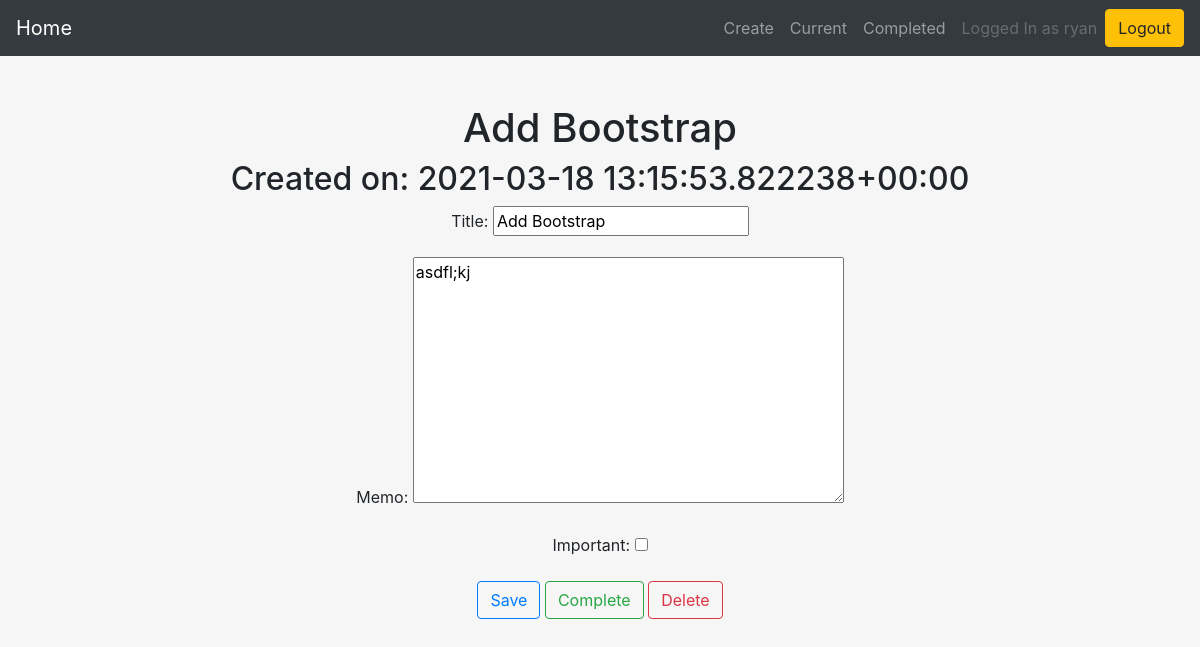
Before: /todo/4 (signed in) with the older database file.
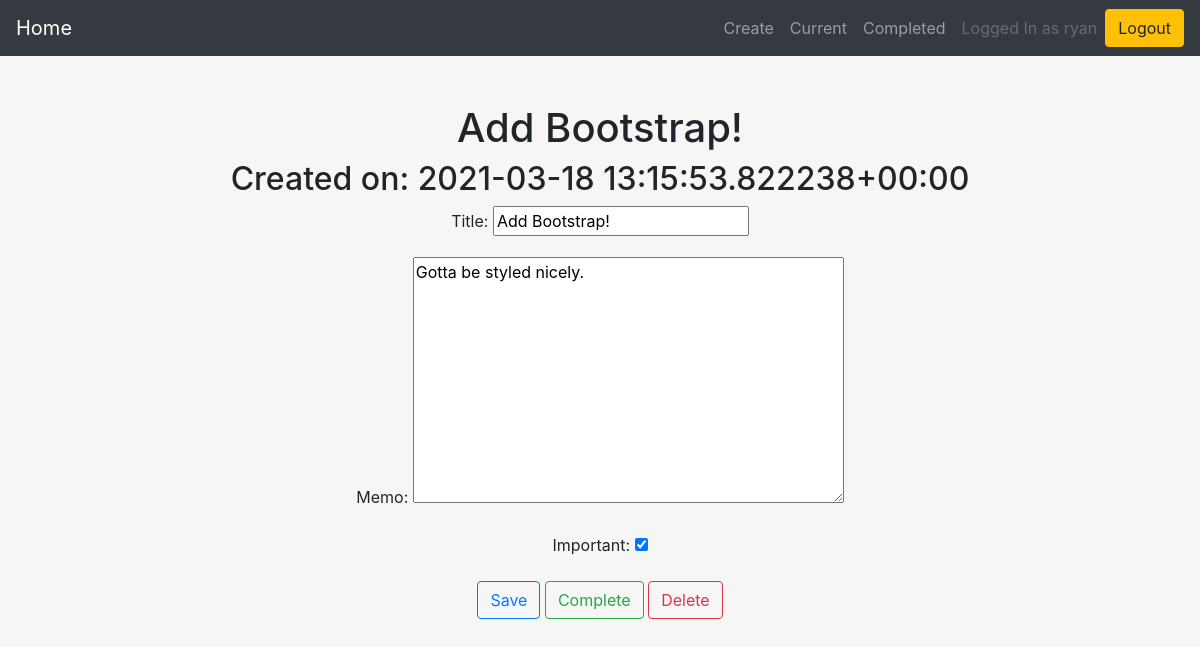
After: the same page with the newer database file.
### todo/models.py (models this page shows, shortened)
class Todo(models.Model):
    title = models.CharField(max_length=100)
    created = models.DateTimeField(auto_now_add=True)
    memo = models.TextField(blank=True)
    datecompleted = models.DateTimeField(null=True, blank=True)
    important = models.BooleanField(default=False)
    user = models.ForeignKey(User, on_delete=models.CASCADE)

### todo/views.py (the view, shortened to what this page needs)
# urls.py: path('todo/<int:todo_pk>', views.viewtodo, name='viewtodo'),
@login_required
def viewtodo(request, todo_pk):
    todo = get_object_or_404(Todo, pk=todo_pk, user=request.user)
    if request.method == 'GET':
        form = TodoForm(instance=todo)
        return render(request, 'todo/viewtodo.html', {'todo':todo, 'form':form})

### todo/forms.py
class TodoForm(ModelForm):
    class Meta:
        model = Todo
        fields = ['title','memo','important']

### todo/templates/todo/viewtodo.html (shortened to what this page needs)
{% extends 'todo/base.html' %}
{% block content %}
<h1>{{ todo.title }}</h1>
<h2>Created on: {{ todo.created|safe }}</h2>
<form method="POST">
  {{ form.as_p }}
  <button type="submit" class="btn btn-outline-primary">Save</button>
</form>
<form method="POST" action={% url 'completetodo' todo.id %}>
  <button type="submit" class="btn btn-outline-success">Complete</button>
</form>
<form method="POST" action={% url 'deletetodo' todo.id %}>
  <button type="submit" class="btn btn-outline-danger">Delete</button>
</form>
{% endblock %}

Changed rows visible on the page:
changed Todo: title "Add Bootstrap" → "Add Bootstrap!"; memo "asdfl;kj" → "Gotta be styled nicely."; important "☐" → "☑"
